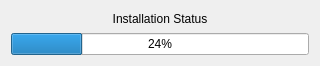
<?xml version="1.0" encoding="UTF-8"?>
<ui version="4.0">
 <class>InstallFromSWG</class>
 <widget class="QDialog" name="InstallFromSWG">
  <property name="geometry">
   <rect>
    <x>0</x>
    <y>0</y>
    <width>320</width>
    <height>66</height>
   </rect>
  </property>
  <property name="windowTitle">
   <string>Installation</string>
  </property>
  <layout class="QGridLayout" name="gridLayout">
   <item row="0" column="0">
    <widget class="QLabel" name="label">
     <property name="text">
      <string>Installation Status</string>
     </property>
     <property name="alignment">
      <set>Qt::AlignCenter</set>
     </property>
    </widget>
   </item>
   <item row="1" column="0">
    <widget class="QProgressBar" name="progressBar">
     <property name="value">
      <number>24</number>
     </property>
    </widget>
   </item>
  </layout>
 </widget>
 <resources/>
 <connections/>
</ui>
